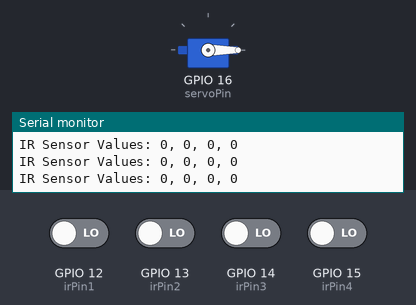
This sketch was run on a simulated ESP32. Parts: servo, the last lines printed to the serial monitor. Inputs (shaded band) come from the test bench; at power-on: GPIO 12 (irPin1), GPIO 13 (irPin2), GPIO 14 (irPin3), GPIO 15 (irPin4) LOW.

Above: at 1.2 s.
1.3 s: GPIO 12 (irPin1) driven HIGH
At 2.5 s:
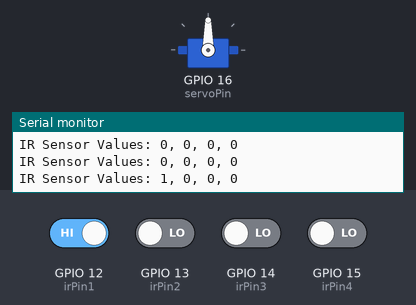
Timing chart, 0 to 7.9 s (numbered marks = the images above; inputs shaded):
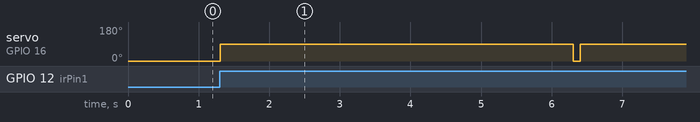

Measured:
- after the input at 1.3 s, servo on GPIO 16 (servoPin): 0° → 90° at once, → 0° 5.0 s later, → 90° 0.10 s later

The sketch:

Smartparking.ino
```cpp
#include <ESP32Servo.h>

// Define the pins for the IR sensors
int irPin1 = 12;
int irPin2 = 13;
int irPin3 = 14;
int irPin4 = 15;

// Define the pin for the servo motor
int servoPin = 16;

// Define the servo object
Servo myservo;

void setup() {
  Serial.begin(9600);

  // Attach the servo to the servoPin
  myservo.attach(servoPin);

  // Set the IR sensor pins to input mode
  pinMode(irPin1, INPUT);
  pinMode(irPin2, INPUT);
  pinMode(irPin3, INPUT);
  pinMode(irPin4, INPUT);
}

void loop() {
  // Read the values of the IR sensors
  int irValue1 = digitalRead(irPin1);
  int irValue2 = digitalRead(irPin2);
  int irValue3 = digitalRead(irPin3);
  int irValue4 = digitalRead(irPin4);

  // Print the IR sensor values to the Serial Monitor
  Serial.print("IR Sensor Values: ");
  Serial.print(irValue1);
  Serial.print(", ");
  Serial.print(irValue2);
  Serial.print(", ");
  Serial.print(irValue3);
  Serial.print(", ");
  Serial.println(irValue4);

  // If all IR sensors detect an obstacle, rotate the servo motor to 90 degrees
  if (irValue1 == HIGH || irValue2 == HIGH ) {
    myservo.write(90);
    delay(5000);
    myservo.write(-90);
  }

  // If any of the IR sensors detect an obstacle, rotate the servo motor to 0 degrees
  else {
    myservo.write(0);
  }

  // Wait for 100 milliseconds before checking the IR sensors again
  delay(100);
}
```
